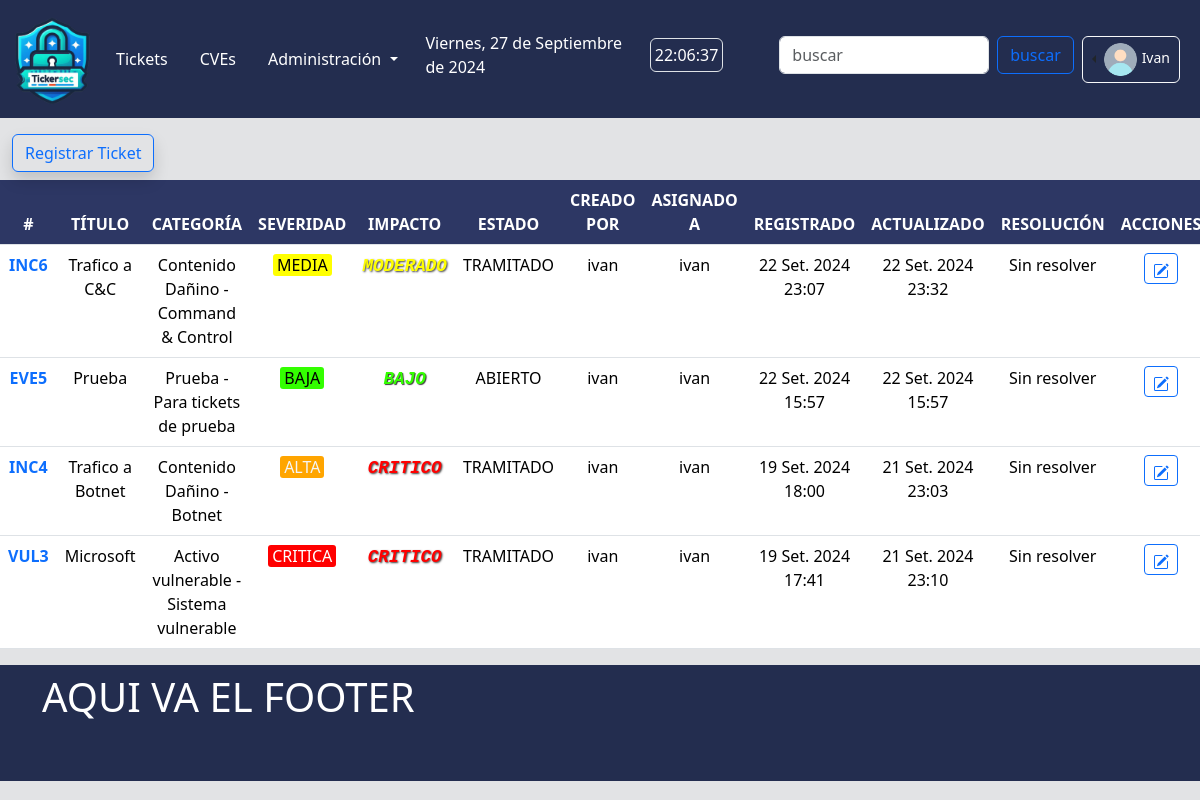
Before: /core/tickets/ (signed in) with the older database file.
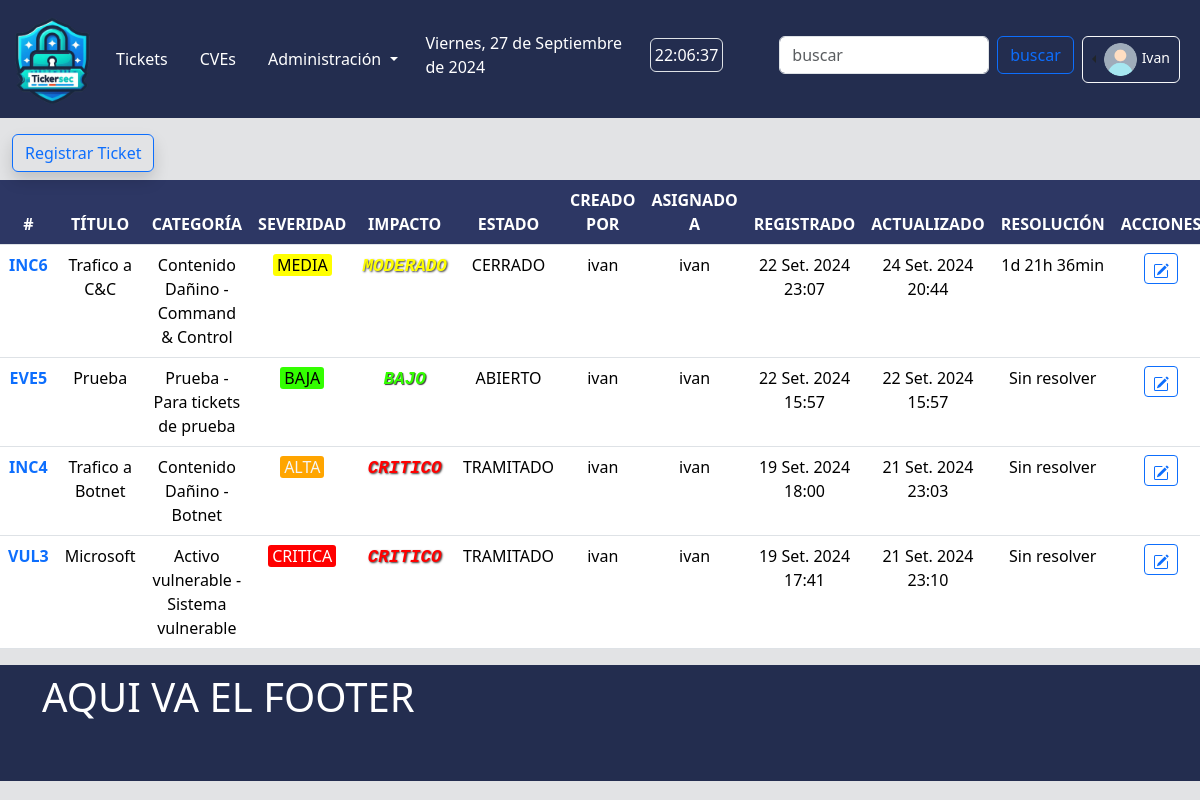
After: the same page with the newer database file.
### core/models.py (models this page shows, shortened)
class Ticket(models.Model):
    type = models.CharField(verbose_name='Tipo', max_length=50, choices=TicketType.choices, default=TicketType.INCIDENTE)
    category = models.ForeignKey(TicketCategory, verbose_name='Categoria', related_name='categorias', on_delete=models.PROTECT)
    title = models.CharField(verbose_name='Titulo', max_length=50, blank=False) # auto_now_add: actualiza el valor con la hora y la fecha de creación del registro.
    createdAt = models.DateTimeField(auto_now_add=True) # auto_now: actualiza el valor del campo a la hora y fecha actuales cada vez que se llama a Model.save().
    lastUpdate = models.DateTimeField(auto_now=True)
    resolution = models.DurationField(verbose_name='Resolucion', blank=True, null=True)
    severity = models.CharField(verbose_name='Severidad', choices=Severity.choices, default=Severity.NULA.name, max_length=7)
    impact = models.CharField(verbose_name='Impacto', choices=Impact.choices, default=Impact.NULO.name, max_length=10)
    status = models.CharField(verbose_name='Estado', choices=TicketStatus.choices, default=TicketStatus.ABIERTO.name, max_length=10)
    createdBy = models.ForeignKey(User, verbose_name='Remitente', related_name='created_tickets', on_delete=models.PROTECT, blank=False)
    assignedTo = models.ForeignKey(User, verbose_name='Responsable', related_name='assigned_tickets', on_delete=models.PROTECT, blank=False)
    resume = models.CharField(verbose_name='Resumen', max_length=300, blank=False)
    report = models.ForeignKey(TicketReport, verbose_name='Reporte', related_name='reportes', on_delete=models.PROTECT, null=True, blank=True)
    def resolution_display(self):
        if not self.resolution:
            return 'Sin resolver'
        else:
            total_seconds = int(self.resolution.total_seconds())
            days = total_seconds // 86400
            hours = (total_seconds % 86400) // 3600
            minutes = (total_seconds % 3600) // 60
            return f'{days}d {hours}h {minutes}min'
    class Meta:
        ordering = ['-pk']
        verbose_name_plural = 'Tickets'

class TicketCategory(models.Model):
    name = models.CharField(verbose_name='Categoria', max_length=50, blank=False)
    subcategory = models.CharField(verbose_name='Subcategoria', max_length=50, unique=True, blank=False)
    description = models.CharField(verbose_name='Descripcion', max_length=500, blank=False)
    createdAt = models.DateTimeField(auto_now_add=True)
    createdBy = models.ForeignKey(User, on_delete=models.PROTECT, null=False)
    active = models.BooleanField(verbose_name='Activo', null=False, default=True)
    def __str__(self):
        return f'{self.name} - {self.subcategory}'
    class Meta:
        ordering = ['name', 'subcategory']
        verbose_name_plural = 'Categorias'

### core/views.py (the view)
# urls.py: path("tickets/", TicketListView.as_view(), name="tickets"),
class TicketListView(ListView):
    model = Ticket
    template_name = 'core/ticket_list.html'
    context_object_name = 'ticket_list'
    login_url = 'login'
    def get_context_data(self, **kwargs):
        context = super().get_context_data(**kwargs)
        context['newTicketForm'] = TicketForm()
        context['categories'] = TicketCategory.objects.all()
        return context

### core/forms.py
class TicketForm(forms.ModelForm):
    class Meta:
        model = Ticket
        fields = ['type', 'category', 'title',
            'severity', 'impact', 'assignedTo', 'resume']
        widgets = {
            'type': forms.Select(attrs={'class': 'form-control'}),
            'category': forms.Select(attrs={'class': 'form-control'}),
            'title': forms.TextInput(attrs={'class': 'form-control',  'minlength': 5, }),
            'severity': forms.Select(attrs={'class': 'form-control'}),
            'impact': forms.Select(attrs={'class': 'form-control'}),
            'assignedTo': forms.Select(attrs={'class': 'form-control'}),
            'resume': forms.Textarea(attrs={'class': 'form-control', 'rows': 4, }),
        }

### templates/core/ticket_list.html (shortened to what this page needs)
{% extends "dash/base.html" %}
{% load static %}
{% block main %}
<div class="container-fluid my-2">
    {% if user.is_authenticated %}
    <div class="d-flex justify-content-end py-1"></div>
        <button type="button" class="btn btn-outline-primary shadow" data-bs-toggle="modal" data-bs-target="#newTicketModal">
            Registrar Ticket
        </button>
    </div>
    {% endif %}
    <table class="table table-hover">
        <thead class="text-center">
            <tr>
                <th scope="col" class="bg-blueMilei-subtle text-white text-uppercase">#</th>
                <th scope="col" class="bg-blueMilei-subtle text-white text-uppercase">Título</th>
                <th scope="col" class="bg-blueMilei-subtle text-white text-uppercase">Categoría</th>
                <th scope="col" class="bg-blueMilei-subtle text-white text-uppercase">Severidad</th>
                <th scope="col" class="bg-blueMilei-subtle text-white text-uppercase">Impacto</th>
                <th scope="col" class="bg-blueMilei-subtle text-white text-uppercase">Estado</th>
                <th scope="col" class="bg-blueMilei-subtle text-white text-uppercase">Creado por</th>
                <th scope="col" class="bg-blueMilei-subtle text-white text-uppercase">Asignado a</th>
                <th scope="col" class="bg-blueMilei-subtle text-white text-uppercase">Registrado</th>
                <th scope="col" class="bg-blueMilei-subtle text-white text-uppercase">Actualizado</th>
                <th scope="col" class="bg-blueMilei-subtle text-white text-uppercase">Resolución</th>
                <th scope="col" class="bg-blueMilei-subtle text-white text-uppercase">Acciones</th>
            </tr>
        </thead>
        <tbody class="text-center">
            {% for ticket in ticket_list %}
            <tr>
                <th scope="row">
                    {% if user.is_authenticated %}
                    <a class="text-decoration-none"
                        href="{% url 'core:detail-ticket' ticket.pk %}">{{ticket.type}}{{ticket.pk}}</a>
                    {% else %}
                    {{ticket.type}}{{ticket.pk}}
                    {% endif %}
                </th>
                <td>{{ ticket.title }}</td>
                <td>{{ ticket.category }}</td>
                <td><span class="severidad-{{ ticket.severity|lower }} px-1">{{ ticket.severity }}</span></td>
                <td><span class="impacto-{{ ticket.impact|lower }}">{{ ticket.impact }}</span></td>
                <td>{{ ticket.status }}</td>
                <td>{{ ticket.createdBy }}</td>
                <td>{{ ticket.assignedTo }}</td>
                <td>{{ ticket.createdAt }}</td>
                <td>{{ ticket.lastUpdate }}</td>
                <td>{{ ticket.resolution_display }}</td>
                <td>
                    {% if user.is_authenticated %}
                    <a href="{% url 'core:update-ticket' ticket.pk %}" class="btn btn-sm btn-outline-primary">
                    </a>
                    {% endif %}
                </td>
            </tr>
            {% endfor %}
        </tbody>
    </table>
{% endblock main %}

Changed rows visible on the page:
changed Ticket "MODERADO": status "TRAMITADO" → "CERRADO"; lastUpdate "22 Set. 2024 23:32" → "24 Set. 2024 20:44"; resolution_display "Sin resolver" → "1d 21h 36min"
